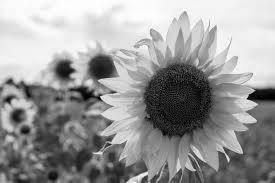
#> input picture E2/test_gray.jpg, 275 x 183 px
$ python eje6.py
#> lines starting #> are read from the running program, lines starting #| are printed output that depends on the picture
# -*- coding: utf-8 -*-
"""
Created on Wed Sep 22 21:57:35 2021

@author: Aaron Ramirez
"""

import imutils as im
import cv2
from skimage.util import random_noise
from skimage import filters
from skimage.morphology import disk
import matplotlib.pyplot as plt
import matplotlib.cm as cm

ruta1 = 'test_gray.jpg'
imagen = cv2.imread(ruta1,cv2.IMREAD_GRAYSCALE)
#> imagen is the input picture: shape (183, 275); min 0, max 255, mean 154.2
#Tipos de ruido
imgSalt = random_noise(imagen, mode='salt')
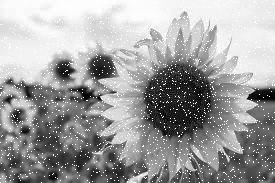
#> imgSalt: shape (183, 275) float64; min 0, max 1, mean 0.624
imgPepper = random_noise(imagen, mode='pepper')
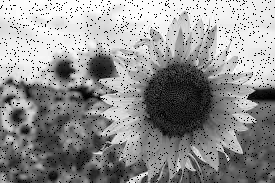
#> imgPepper: shape (183, 275) float64; min 0, max 1, mean 0.574
imgGaussian1 = random_noise(imagen, mode='gaussian', var = 0.2)
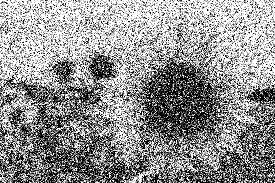
#> imgGaussian1: shape (183, 275) float64; min 0, max 1, mean 0.571
imgGaussian2 = random_noise(imagen, mode='gaussian', var = 1.2)
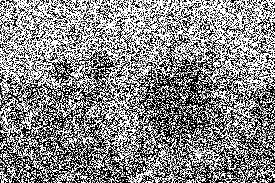
#> imgGaussian2: shape (183, 275) float64; min 0, max 1, mean 0.533
imgLocalvar = random_noise(imagen, mode='localvar')
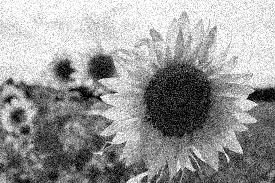
#> imgLocalvar: shape (183, 275) float64; min 0, max 1, mean 0.601
imgSp = random_noise(imagen, mode='s&p')
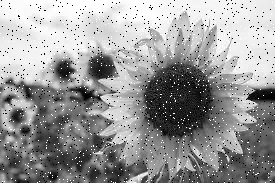
#> imgSp: shape (183, 275) float64; min 0, max 1, mean 0.6


fib, axes = plt.subplots(3, 4)
ax = axes.ravel()
#Salt
ax[0].set_title("Sal")
ax[0].imshow(imgSalt, cmap = cm.Greys_r)
#Pepper
ax[2].set_title("Pimienta")
ax[2].imshow(imgPepper, cmap = cm.Greys_r)

#Localvar
ax[4].set_title("Localvar")
ax[4].imshow(imgLocalvar, cmap = cm.Greys_r)

#s&p
ax[6].set_title("Sal y Pimienta")
ax[6].imshow(imgSp, cmap = cm.Greys_r)

#Gaussian < 1
ax[8].set_title("Gaussian <1")
ax[8].imshow(imgGaussian1, cmap = cm.Greys_r)
#Gaussian > 1
ax[10].set_title("Gaussian >1")
ax[10].imshow(imgGaussian2, cmap = cm.Greys_r)

for a in ax:
    a.axis("off")
plt.tight_layout()
plt.show()
